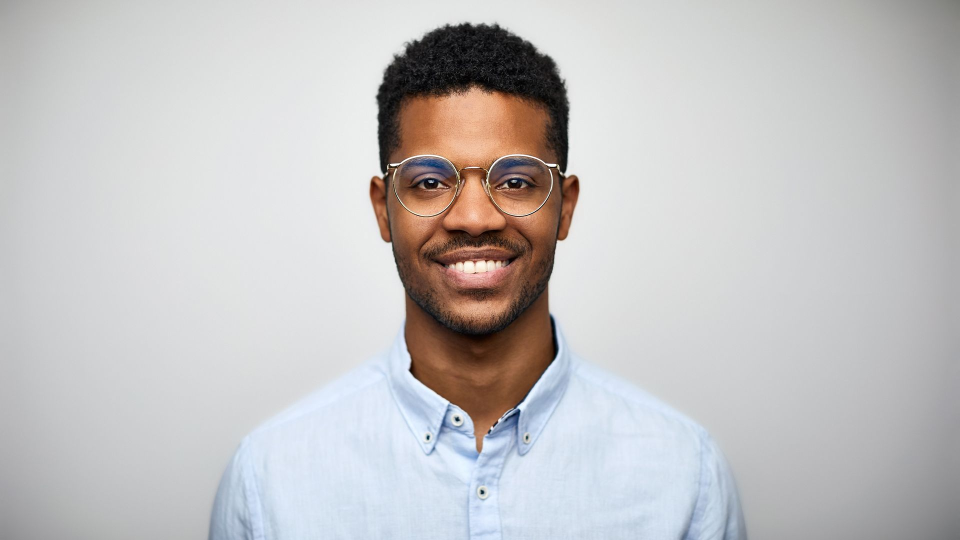
#> input picture Yello/person.jpg, 1920 x 1080 px, given in place of the camera (shown at 1/2 size)
$ python colorbar.py
#> lines starting #> are read from the running program, lines starting #| are printed output that depends on the picture; after the words box and inside, x2 and y2 are one past the last pixel; in counts of white or black regions, pixels touching at a corner belong together
import cv2
import numpy as np

def empty(a):
    pass

cv2.namedWindow("HSV")
cv2.resizeWindow("HSV",640,240)
cv2.createTrackbar("HUE Min","HSV",20,179,empty)
cv2.createTrackbar("HUE Max","HSV",40,179,empty)
cv2.createTrackbar("SAT Min","HSV",148,255,empty)
cv2.createTrackbar("SAT Max","HSV",255,255,empty)
cv2.createTrackbar("VALUE Min","HSV",89,255,empty)
cv2.createTrackbar("VALUE Max","HSV",255,255,empty)

cv2.namedWindow("Parameters")
cv2.resizeWindow("Parameters",640,240)
cv2.createTrackbar("Threshold1","Parameters",166,255,empty)
cv2.createTrackbar("Threshold2","Parameters",171,255,empty)
cv2.createTrackbar("Area","Parameters",1750,30000,empty)
cap   = cv2.VideoCapture(0)
width = 640  # WIDTH OF THE IMAGE
height = 480  # HEIGHT OF THE IMAGE
deadZone =100
pts = [(0,0)]*10
ctr = 0
while cap.isOpened():
    success, myFrame = cap.read()
#> myFrame is the input picture: shape (1080, 1920, 3); mean B, G, R 194.7, 194.2, 195.8
    img = cv2.resize(myFrame, (width, height))
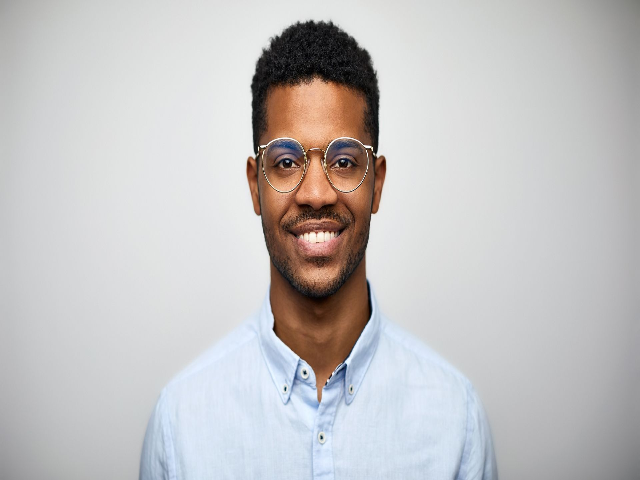
#> img: shape (480, 640, 3); mean B, G, R 194.7, 194.2, 195.8
    imgContour = img.copy()
    imgHsv = cv2.cvtColor(img, cv2.COLOR_BGR2HSV)
#> imgHsv: shape (480, 640, 3); mean H, S, V 82.9, 20.2, 201.8

    h_min = cv2.getTrackbarPos("HUE Min","HSV")
    h_max = cv2.getTrackbarPos("HUE Max", "HSV")
    s_min = cv2.getTrackbarPos("SAT Min", "HSV")
    s_max = cv2.getTrackbarPos("SAT Max", "HSV")
    v_min = cv2.getTrackbarPos("VALUE Min", "HSV")
    v_max = cv2.getTrackbarPos("VALUE Max", "HSV")

    greenLower = (h_min,s_min,v_min)
    greenUpper = (h_max,s_max,v_max)
    mask = cv2.inRange(imgHsv, greenLower, greenUpper)
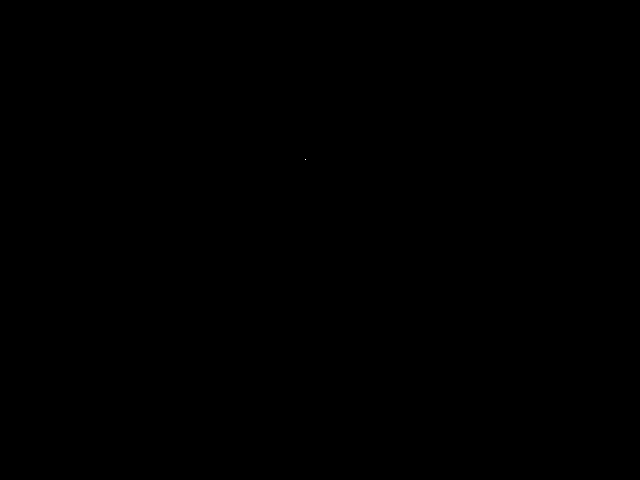
#> mask: shape (480, 640); 0% white in thin lines or dots, all inside (x1, y1, x2, y2) = (305, 159, 306, 160)
    mask = cv2.erode(mask, None, iterations=2)
#> mask: shape (480, 640); every value is 0
    mask = cv2.dilate(mask, None, iterations=2)

    cnts = cv2.findContours(mask.copy(), cv2.RETR_EXTERNAL,
            cv2.CHAIN_APPROX_SIMPLE)[-2]
#> cnts = []
    center = None

    # only proceed if at least one contour was found
    if len(cnts) > 0:
        # find the largest contour in the mask, then use
        # it to compute the minimum enclosing circle and
        # centroid
        c = max(cnts, key=cv2.contourArea)
        ((x, y), radius) = cv2.minEnclosingCircle(c)
        M = cv2.moments(c)
        center = (int(M["m10"] / M["m00"]), int(M["m01"] / M["m00"]))

        # only proceed if the radius meets a minimum size
        if radius > 10:
                # draw the circle and centroid on the frame,
                # then update the list of tracked points
                cv2.circle(img, (int(x), int(y)), int(radius),
                        (0, 255, 255), 2)
                cv2.circle(img, center, 5, (0, 0, 255), -1)
        pts[ctr%10] = center
        ctr = ctr+1

    # loop over the set of tracked points
    for i in range(1, len(pts)):
            # if either of the tracked points are None, ignore
            # them
            if pts[i - 1] is None or pts[i] is None:
                    continue

            # otherwise, compute the thickness of the line and
            # draw the connecting lines
            # thickness = int(np.sqrt(16/ float(i + 1)) * 2.5)
            cv2.line(img, pts[i - 1], pts[i], (0, 0, 255), 1)
#> img: shape (480, 640, 3); under 0.01% of pixels changed, all inside (x1, y1, x2, y2) = (0, 0, 1, 1)

    # show the frame to our screen
    cv2.imshow("Frame", img)
    key = cv2.waitKey(1) & 0xFF
#> (key q is pressed here)

    # if the 'q' key is pressed, stop the loop
    if key == ord("q"):
            break

# cleanup the camera and close any open windows
cap.release()
cv2.destroyAllWindows()
